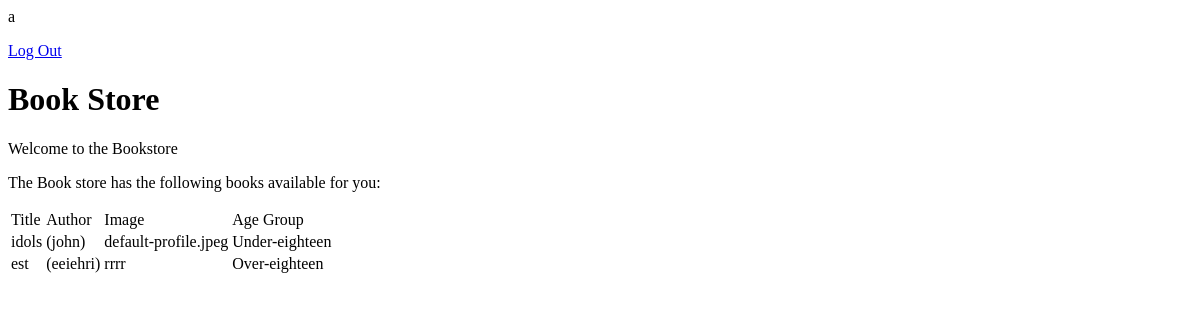
/catalog/ (signed in), run on an earlier commit of the app's database.
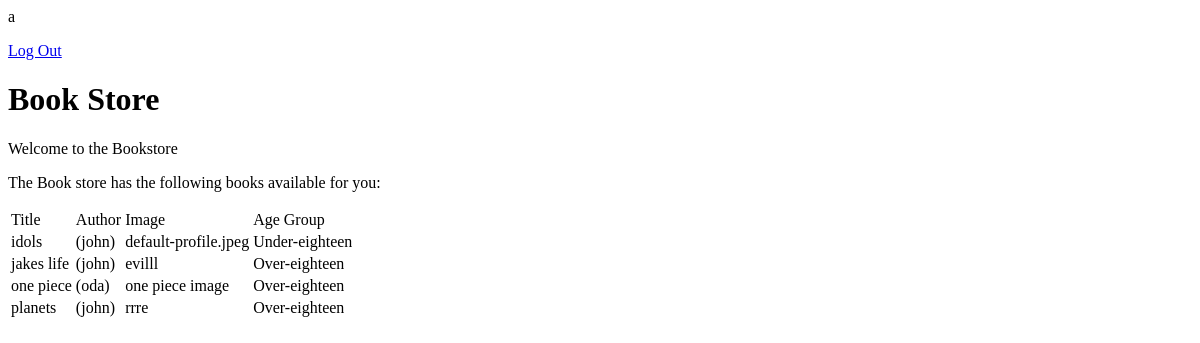
And on a later commit of the database.
### catalog/models.py (models this page shows, shortened)
class Book(models.Model):
    title = models.CharField(max_length=200)
    author = models.CharField(max_length=200)
    status = (
        ('e', 'under-eighteen'),
        ('a', 'adult'),
    )
    age_group = models.CharField(
        max_length=1,
        choices=status,
        blank=False,
        default='e',
        help_text='Book availability',
    )
    book_cover_image = models.ImageField(default="default-profile.jpeg", null=True, blank=True)

### catalog/views.py (the view, shortened to what this page needs)
# urls.py: path('', views.index, name='index'),
def index(request):
    num_books = Book.objects.all().count()
    book_list = Book.objects.all()
    children_book_list=Book.objects.filter(age_group='e')
    context = {
            'num_books': num_books,
            'book_list':book_list,
            }
    if request.user.is_authenticated:
        if request.user.position=='b':
            return render(request, 'admin.html', context=context)
        return render(request, 'index.html', context=context)
    else:
         return render(request, 'error_page.html')

### templates/index.html (shortened to what this page needs)
{% block content %}
<p><a href="{% url 'logout' %}">Log Out</a></p>
  <h1>Book Store</h1>
  <p>Welcome to the Bookstore</p>
  <p>The Book store has the following books available for you:</p>
  {% if book_list %}
  <Table>
    <Tr>
        <Td>Title</Td>
        <Td>Author</Td>
        <Td>Image</Td>
        <Td>Age Group</Td>
      </Tr>
    {% for book in book_list %}
      <Tr>
        <Td>{{ book.title }}</Td>
        <Td>({{book.author}})</Td>
        <Td>{{ book.book_cover_image }}</Td>
            {% if book.age_group == "e"  %}
            <Td> Under-eighteen </Td>
            {% else %}
            <Td> Over-eighteen </Td>
            {% endif %}
      </Tr>
    {% endfor %}
    </Table>
  {% else %}
    <p>There are no books in the library.</p>
  {% endif %}
{% endblock %}

What changed in the data, as far as the page shows it:
removed Book: title "est", author "eeiehri", book_cover_image "rrrr", age_group "Over-eighteen"
added Book: title "jakes life", author "john", book_cover_image "evilll", age_group "Over-eighteen"
added Book: title "one piece", author "oda", book_cover_image "one piece image", age_group "Over-eighteen"
added Book: title "planets", author "john", book_cover_image "rrre", age_group "Over-eighteen"
